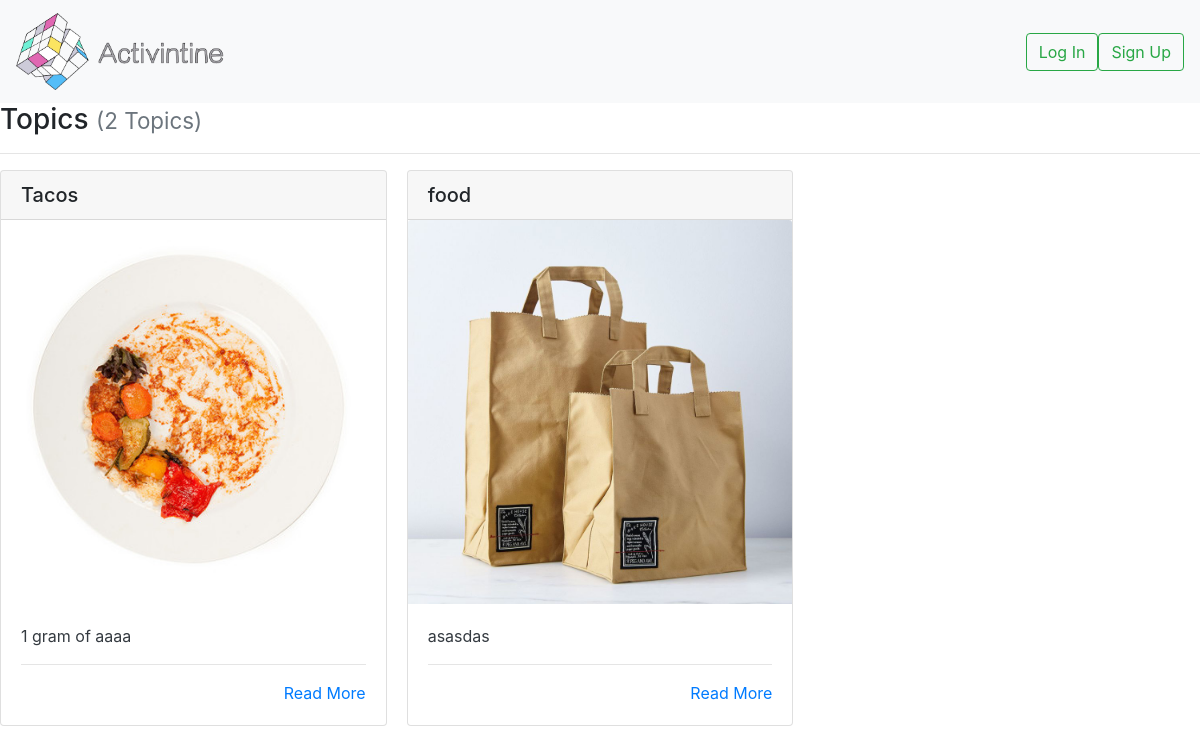
The app's page /food_images/, older data.
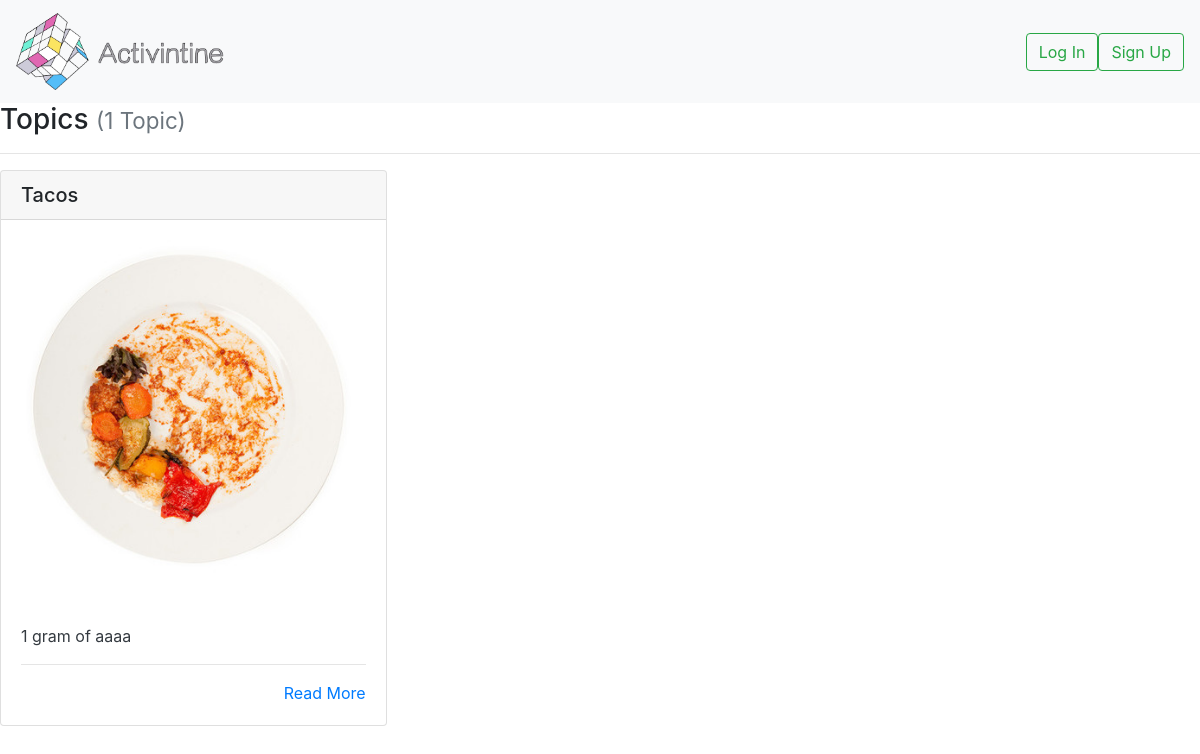
The same page, newer data.
### project/models.py (models this page shows)
class Food(models.Model):
    title = models.CharField(max_length=settings.PROJECT_TOPIC_TITLE_MAX_LENGTH, unique=True,
                            help_text="Title of your Topic.")
    image = models.ImageField(upload_to='images/')
    ingredients = models.TextField(
        help_text="Write the engredients of your Food here.")

### project/views.py (the view)
# urls.py: path('food_images/', display_food_images, name = 'foods'),
def display_food_images(request):
    if request.method == 'GET':
        Foods = Food.objects.all()
        return render(request, 'food_recipes.html',
                     {'foods' : Foods})

### project/templates/food_recipes.html (shortened to what this page needs)
{% load static %}
<!DOCTYPE html>
<html lang="en">
<head>
    <link rel="stylesheet" href="https://stackpath.bootstrapcdn.com/bootstrap/4.4.1/css/bootstrap.min.css">
</head>
<body>
    <nav class="navbar navbar-expand-lg navbar-light bg-light">
        <div class="collapse navbar-collapse" id="navbarTogglerDemo01">
            <a class="navbar-brand" href="{% url 'home-page' %}"><img src="{% static 'images/logoact.png' %}" alt=""></a>
            <form class="form-inline my-2 my-lg-0">
            {% if user.is_authenticated %}
        <div class="text-danger">Hello, <strong>{{ user.username }}!</strong></div>
        <a href="{% url 'image_upload' %}" class="btn btn-outline-success my-2 my-sm-0" id="sign">Create Food</a>
        <a href="{% url 'logout' %}"  class="btn btn-outline-success my-2 my-sm-0" id="log">Log Out</a>
        {% else %}
        <a href="{% url 'login' %}" class="btn btn-outline-success my-2 my-sm-0" id="log" type="submit">Log In</a>
        <a href="{% url 'templates-signup-page' %}" class="btn btn-outline-success my-2 my-sm-0" id="sign" type="submit">Sign Up</a>
        {% endif %}
    </form>
        </div>
    </nav>
    {% block content %}
    <h3>Topics {% if foods %}<small class="text-muted">({{ foods|length }} Topic{{ foods|length|pluralize:"s" }})</small>{% endif %}</h3>
    <hr>
    {% if foods %}
      <div class="card-columns" style="style="max-width:40%">
        {% for food in foods %}
          {% include "partials/food_card.html" %}
        {% endfor %}
      </div>
    {% else %}
      <div class="alert alert-primary" role="alert">No pages to display.</div>
    {% endif %}
    {% endblock %}

### project/templates/partials/food_card.html
<div class="card mb-3">
  <h5 class="card-header ">{{ food.title }}</h5>
  <div class="img-wrap" id="profile-img">
              <img class="card-img-top" src="{{ food.image.url }}" >
          </div>
  <div class="card-body border-dark">
    <p class="card-text text-dark">
      {{ food.ingredients|truncatewords_html:30 }}
      <hr>
      <div class="text-right"><a href="{% url 'food-details-project' food.pk %}" title="Read More">Read More</a></div>
  </div>
    </div>

Row changes from the older to the newer data that the page shows:
removed Food: title "food", image (picture), ingredients "asasdas"
Text that changed along with them:
{{ foods|length }}: "2" → "1"
